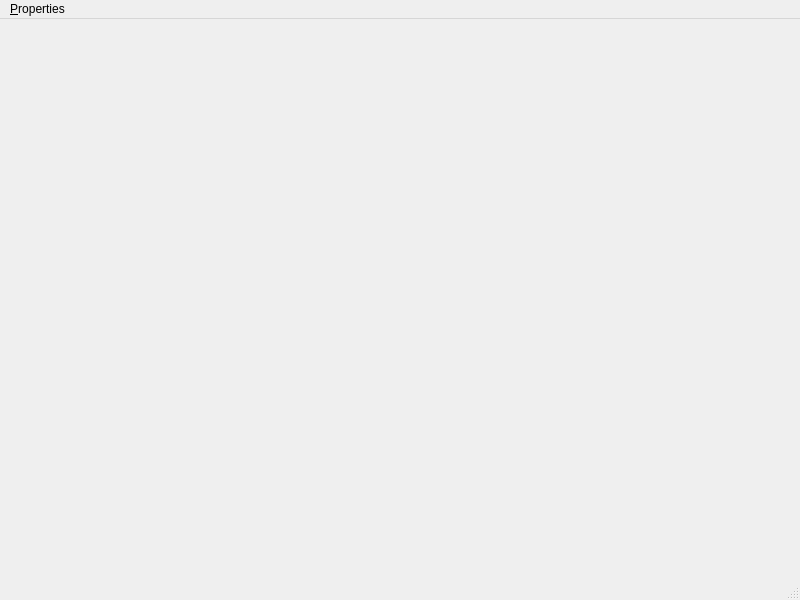
<?xml version="1.0" encoding="UTF-8"?>
<ui version="4.0">
 <class>MainWindow</class>
 <widget class="QMainWindow" name="MainWindow">
  <property name="geometry">
   <rect>
    <x>0</x>
    <y>0</y>
    <width>800</width>
    <height>600</height>
   </rect>
  </property>
  <property name="windowTitle">
   <string>MainWindow</string>
  </property>
  <widget class="QWidget" name="centralwidget"/>
  <widget class="QMenuBar" name="menubar">
   <property name="geometry">
    <rect>
     <x>0</x>
     <y>0</y>
     <width>800</width>
     <height>30</height>
    </rect>
   </property>
   <widget class="QMenu" name="menuProperties">
    <property name="title">
     <string>&amp;Properties</string>
    </property>
    <addaction name="actionGUI"/>
   </widget>
   <addaction name="menuProperties"/>
  </widget>
  <widget class="QStatusBar" name="statusbar"/>
  <action name="actionGUI">
   <property name="text">
    <string>GUI</string>
   </property>
  </action>
 </widget>
 <resources/>
 <connections/>
</ui>
